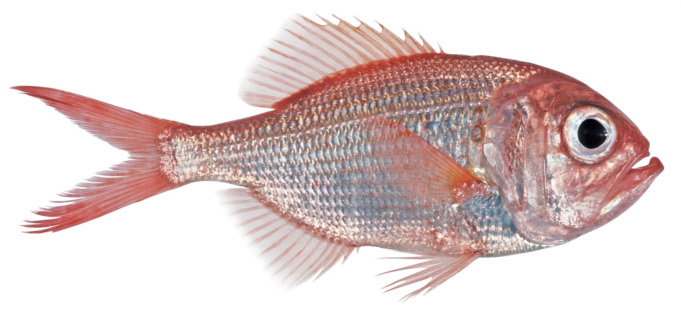
#> input picture quagmire/Examples/data/fish.jpg, 681 x 318 px, found by its file name
$ jupyter execute --allow-errors 'poisson disc sampling.ipynb'   (shell and % lines are left out)
#> lines starting #> are read from the running program, lines starting #| are printed output that depends on the picture; after the words box and inside, x2 and y2 are one past the last pixel; in counts of white or black regions, pixels touching at a corner belong together
# Poisson disc sampling

Quality meshes are important for producing reliable solution in surface process modelling. For any given node in an unstructured mesh, its neighbours should be spaced more or less at an equal radius. For this we turn to Poisson disc sampling using an efficient $O(N)$ [algorithm](http://www.cs.ubc.ca/~rbridson/docs/bridson-siggraph07-poissondisk.pdf).

The premise of this algorithm is to ensure that points are tightly packed together, but no closer than a specified minimum distance. This distance can be uniform across the entire domain, or alternatively a 2D numpy array of radius lengths can be used to bunch and relax the spacing of nodes.

[cell 1]
import matplotlib.pyplot as plt
import numpy as np
from scipy.ndimage import imread
from quagmire import tools as meshtools

## Uniform spacing

[cell 2]
minX, maxX = -1.0, 1.0
minY, maxY = 0.0, 1.0

#> (the rest of this cell did not finish here and is left out)

#> (a cell that did not finish here is left out)

## Variable spacing

This is a *Poisson* disc sampler, so we sample fish...

[cell 4]
img = imread('data/fish.jpg', mode='F')
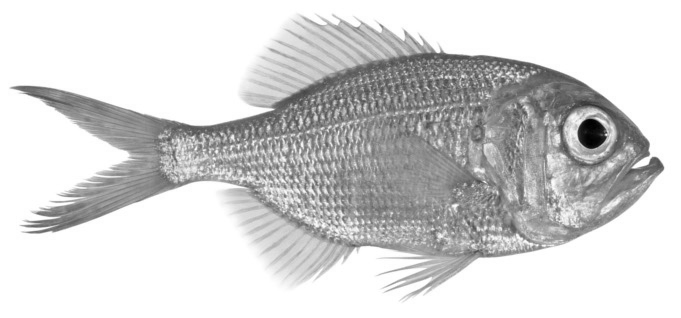
#> img: shape (318, 681) float32; min 0.755, max 255, mean 211.1
img = np.flipud(img)
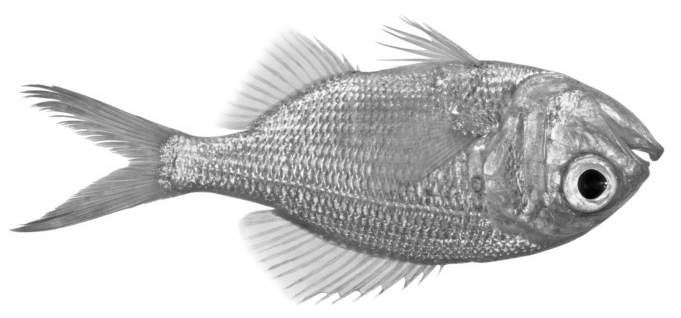
#> img: shape (318, 681) float32; min 0.755, max 255, mean 211.1

height, width = img.shape
#> height = 318; width = 681

fig = plt.figure(1, figsize=(8,4))
ax = fig.add_subplot(111)
ax.axis('off')
ax.imshow(img, cmap='bone', origin='lower')
plt.show()

We adjust the numpy array to create sensible radii

[cell 5]
radius = img - img.min()
radius /= img.max()
radius = 0.015*radius + 0.001

fig = plt.figure(1, figsize=(10,4))
ax = fig.add_subplot(111)
ax.axis('off')
im = ax.imshow(radius, cmap='bone', origin='lower')
fig.colorbar(im, ax=ax, label='radius')
plt.show()
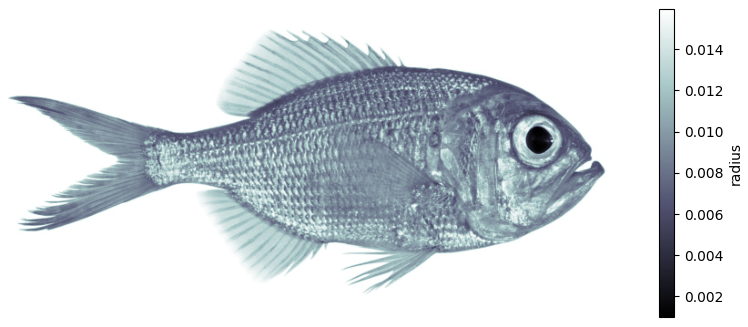
#> figure drawn by matplotlib, 2 panels

#> (a cell that did not finish here is left out)

This is good, but what if we do not want to sample the area outside the fish?

Poisson disc sampling is a flood-fill algorithm, thus we can feed the sampler an array of points that reside on the boundary between the fish and the ocean, and initiate a seed point within the fish shape.

[cell 7]
from scipy.ndimage.filters import gaussian_filter

silhouette = (radius > 0.015).astype(float)
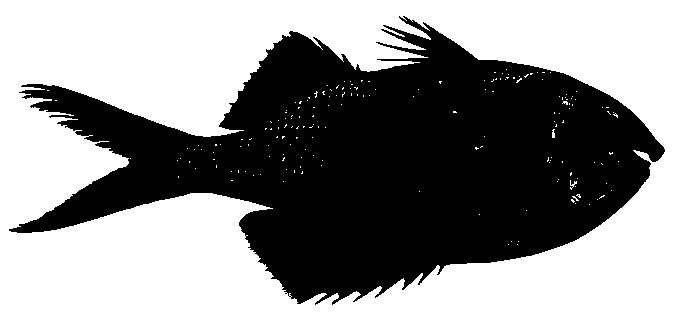
#> silhouette: shape (318, 681) float64; values 0 (black) and 1 (white), 55.7% white; 1 black region, box (x1, y1, x2, y2) and area: (9, 16, 665, 305) 95970
silhouette = gaussian_filter(silhouette, sigma=1.)
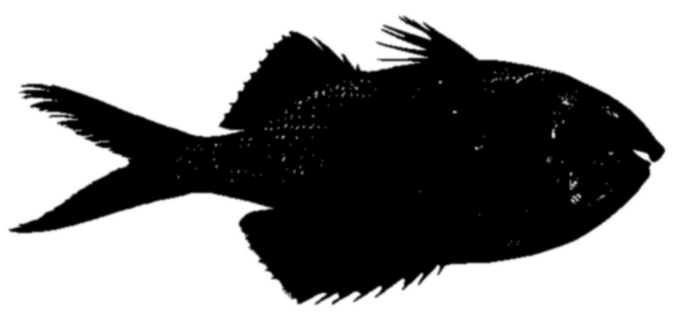
#> silhouette: shape (318, 681) float64; min 0, max 1, mean 0.557

# gradient will be high across the border
gradX, gradY = np.gradient(silhouette)
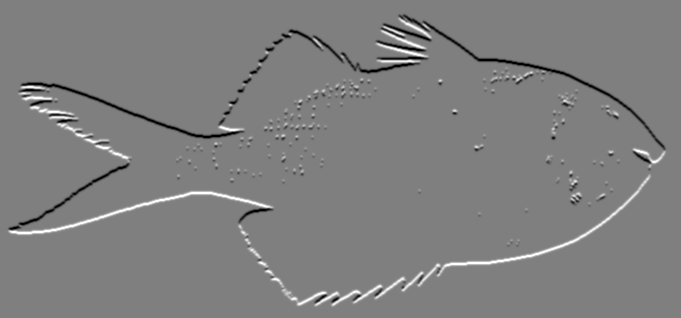
#> gradX: shape (318, 681) float64; min -0.32, max 0.32, mean -4.92e-19; drawn with min black and max white
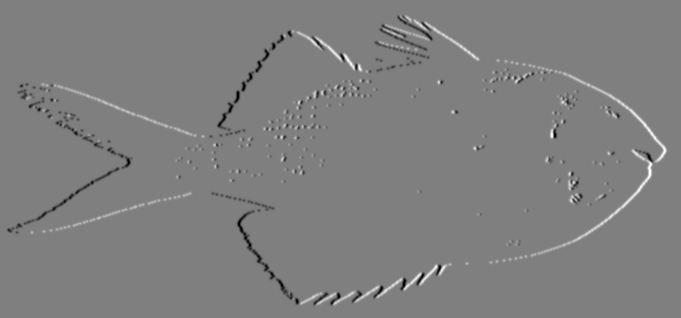
#> gradY: shape (318, 681) float64; min -0.32, max 0.32, mean -1.11e-20; drawn with min black and max white
gradS = np.hypot(gradX, gradY)
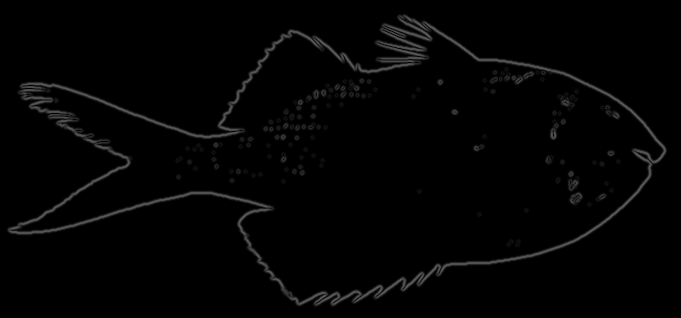
#> gradS: shape (318, 681) float64; min 0, max 0.361, mean 0.0136

# Plot border
fig = plt.figure(1, figsize=(8,4))
ax = fig.add_subplot(111)
# ax.axis('off')
im = ax.imshow(gradS, origin='lower', cmap='Greys')
fig.colorbar(im)
plt.show()
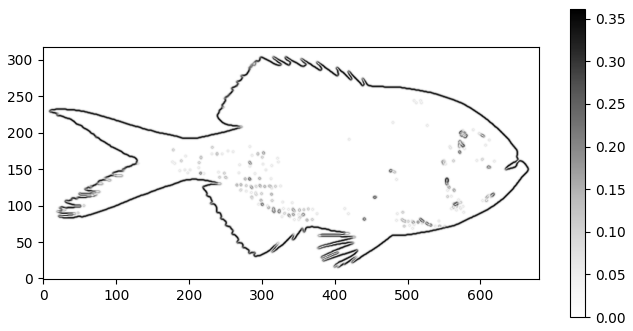
#> figure drawn by matplotlib, 2 panels

[cell 8]
def transform_to_coords(points, minX, maxX, minY, maxY, width, height):
    coords = np.empty_like(points)
    coords[:,0] = (maxX-minX)*(points[:,0]/width) + minX
    coords[:,1] = (maxY-minY)*(points[:,1]/height) + minY
    return coords

Xcoords = np.linspace(minX, maxX, gradS.shape[1])
#> Xcoords = 681 values from -1 to 1
Ycoords = np.linspace(minY, maxY, gradS.shape[0])
#> Ycoords = 318 values from 0 to 1
xq, yq = np.meshgrid(Xcoords, Ycoords)

j, i = np.where(gradS > 0.2)
#> j = 6169 values from 15 to 304; i = 6169 values, max 665 at index 3311, min 8 at index 4783, mean 323.1
border = np.column_stack([xq[j,i], yq[j,i]])
#> border = 6169 pairs, first value -0.976 to 0.956, second value 0.0473 to 0.959
border = np.vstack([border,border+0.01]) # slightly thicker boundary
#> border = 12338 pairs, first value -0.976 to 0.966, second value 0.0473 to 0.969

originX = 0.5*(maxX + minX)
originY = 0.5*(maxY + minY)

seed = np.array([originX, originY]) # centre

#> (a cell that did not finish here is left out)

### Landscape

In this example we create higher resolution where the slope is steeper.

#> (a cell that did not finish here is left out)

#> (a cell that did not finish here is left out)

#> (a cell that did not finish here is left out)

#> (a cell that did not finish here is left out)

[cell 14]
from scipy import ndimage

#> (the rest of this cell did not finish here and is left out)

## TriMesh

Now the points can be triangulated to become a quality unstructured mesh.

Triangulation reorders x,y points - be careful!

[cell 15]
from quagmire import TopoMesh # all routines we need are within this class
from quagmire import SurfaceProcessMesh

#> (the rest of this cell did not finish here and is left out)

#> (a cell that did not finish here is left out)

Landscape analysis statistics

#> (a cell that did not finish here is left out)

[cell 18]
filename = 'port_macquarie_mesh.h5'
#> filename = 'port_macquarie_mesh.h5'

#> (the rest of this cell did not finish here and is left out)
